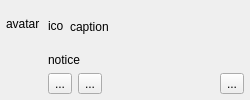
<?xml version="1.0" encoding="UTF-8"?>
<ui version="4.0">
 <class>SipCallNotifyer</class>
 <widget class="QWidget" name="SipCallNotifyer">
  <property name="geometry">
   <rect>
    <x>0</x>
    <y>0</y>
    <width>250</width>
    <height>100</height>
   </rect>
  </property>
  <property name="sizePolicy">
   <sizepolicy hsizetype="Fixed" vsizetype="Fixed">
    <horstretch>0</horstretch>
    <verstretch>0</verstretch>
   </sizepolicy>
  </property>
  <property name="minimumSize">
   <size>
    <width>250</width>
    <height>100</height>
   </size>
  </property>
  <property name="maximumSize">
   <size>
    <width>250</width>
    <height>100</height>
   </size>
  </property>
  <property name="windowTitle">
   <string>Form</string>
  </property>
  <layout class="QHBoxLayout" name="horizontalLayout" stretch="0,1">
   <property name="margin">
    <number>6</number>
   </property>
   <item>
    <layout class="QVBoxLayout" name="verticalLayout_2">
     <item>
      <widget class="QLabel" name="avatar">
       <property name="sizePolicy">
        <sizepolicy hsizetype="Fixed" vsizetype="Fixed">
         <horstretch>0</horstretch>
         <verstretch>0</verstretch>
        </sizepolicy>
       </property>
       <property name="minimumSize">
        <size>
         <width>36</width>
         <height>36</height>
        </size>
       </property>
       <property name="maximumSize">
        <size>
         <width>36</width>
         <height>36</height>
        </size>
       </property>
       <property name="text">
        <string>avatar</string>
       </property>
      </widget>
     </item>
     <item>
      <spacer name="verticalSpacer">
       <property name="orientation">
        <enum>Qt::Vertical</enum>
       </property>
       <property name="sizeHint" stdset="0">
        <size>
         <width>20</width>
         <height>0</height>
        </size>
       </property>
      </spacer>
     </item>
    </layout>
   </item>
   <item>
    <layout class="QVBoxLayout" name="verticalLayout" stretch="1,0,1,0">
     <item>
      <layout class="QHBoxLayout" name="horizontalLayout_2">
       <property name="rightMargin">
        <number>24</number>
       </property>
       <item>
        <widget class="QLabel" name="icon">
         <property name="sizePolicy">
          <sizepolicy hsizetype="Fixed" vsizetype="Fixed">
           <horstretch>0</horstretch>
           <verstretch>0</verstretch>
          </sizepolicy>
         </property>
         <property name="minimumSize">
          <size>
           <width>16</width>
           <height>16</height>
          </size>
         </property>
         <property name="maximumSize">
          <size>
           <width>16</width>
           <height>16</height>
          </size>
         </property>
         <property name="text">
          <string>icon</string>
         </property>
        </widget>
       </item>
       <item>
        <widget class="QLabel" name="caption">
         <property name="text">
          <string>caption</string>
         </property>
        </widget>
       </item>
      </layout>
     </item>
     <item>
      <widget class="QLabel" name="notice">
       <property name="text">
        <string>notice</string>
       </property>
      </widget>
     </item>
     <item>
      <layout class="QHBoxLayout" name="horizontalLayout_3">
       <item>
        <widget class="QToolButton" name="accept">
         <property name="text">
          <string>...</string>
         </property>
        </widget>
       </item>
       <item>
        <widget class="QToolButton" name="reject">
         <property name="text">
          <string>...</string>
         </property>
        </widget>
       </item>
       <item>
        <spacer name="horizontalSpacer">
         <property name="orientation">
          <enum>Qt::Horizontal</enum>
         </property>
         <property name="sizeHint" stdset="0">
          <size>
           <width>40</width>
           <height>20</height>
          </size>
         </property>
        </spacer>
       </item>
       <item>
        <widget class="QToolButton" name="mute">
         <property name="text">
          <string>...</string>
         </property>
        </widget>
       </item>
      </layout>
     </item>
     <item>
      <spacer name="verticalSpacer_2">
       <property name="orientation">
        <enum>Qt::Vertical</enum>
       </property>
       <property name="sizeHint" stdset="0">
        <size>
         <width>20</width>
         <height>0</height>
        </size>
       </property>
      </spacer>
     </item>
    </layout>
   </item>
  </layout>
 </widget>
 <resources/>
 <connections/>
</ui>
